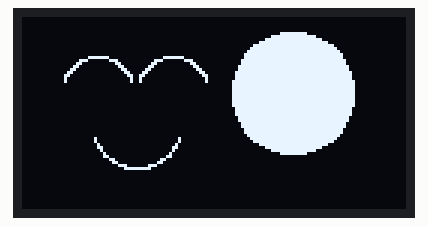
Recording of a program running on a simulated ESP8266 board running MicroPython. On the bench: 128×64 one-colour display. Library files of the repository ran but are not shown: ssd1306.py. At 0.3 s the program stops and its outputs stay as they are.

Above: at 0.3 s.

The program:

main1223.py
```python
from machine import Pin, I2C
from ssd1306 import SSD1306_I2C
import math


def light_dot(x, y):
  oled.pixel(x, y, 1)


def draw_circular_arc(x, y, r, start_angle, end_angle, isCircular=0):
  '''
  绘制圆弧
  :x,y 圆心坐标
  :r 半径
  :start_angle,end_angle 角度范围
  :isCircular 是否为圆 未使用abs(start_angle-end_angle)>360,因为与使用者自由。
  '''
  # 0度的位置有点怪，顺时针转了90度。+90度作为补偿。
  angleList = [math.radians(i+90) for i in range(start_angle, end_angle+1)]
  for i in angleList:
    light_dot(x+round(math.sin(i)*r), y+round(math.cos(i)*r))
  if not isCircular:
    oled.show()


def draw_circular(x, y, r, fill=0):
  '''
  绘制圆，并决定是否填充
  :x,y 圆心坐标
  :r 半径
  :fill 是否填充 0 否 1 是
  '''
  draw_circular_arc(x, y, r, 0, 360, isCircular=1)
  if fill:
    powR = math.pow(r, 2)
    for xx in range(x-r, x+r):
      for yy in range(y-r, y+r):
        if ((math.pow(xx-x, 2)+math.pow(yy-y, 2)) < powR):
          light_dot(xx, yy)
  oled.show()


if __name__ == '__main__':

  i2c = I2C(scl=Pin(5), sda=Pin(4))
  oled = SSD1306_I2C(128, 64, i2c)
  oled.fill(0)

  draw_circular_arc(25, 25, 12, 20, 160)
  draw_circular_arc(50, 25, 12, 20, 160)
  draw_circular_arc(38, 35, 15, 200, 340)
  draw_circular(90, 25, 20, 1)
```
